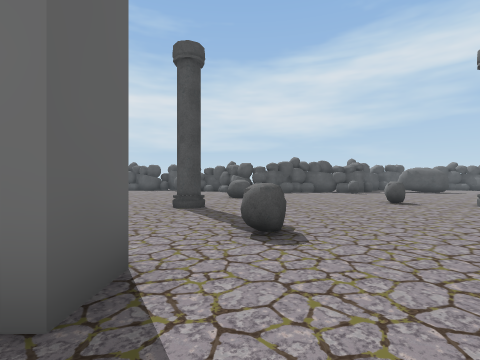
view 1 (above)

17 first-person views from a walk through a 3-D level made in the Unity game engine. The camera is 1.5 m above the floor, looks level and sees 85° across. The floor is counted in squares, 2 m on a side. Each view is taken from the middle of a square. On the plan, view 1 faces up. The plan holds only what a view shows up to about 9 squares ahead; the rest is blank. The place goes on beyond the plan. The player is left out.

view 2
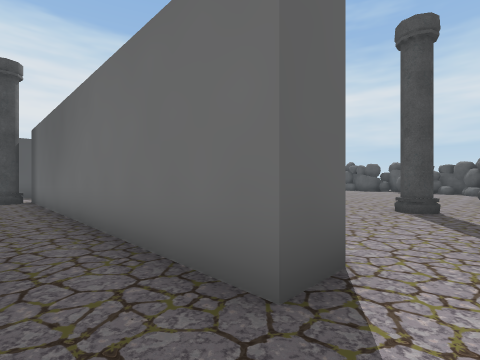

view 3
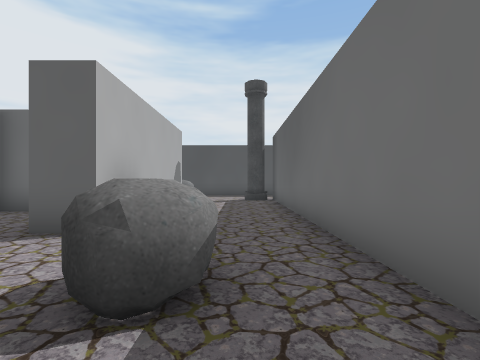

view 4
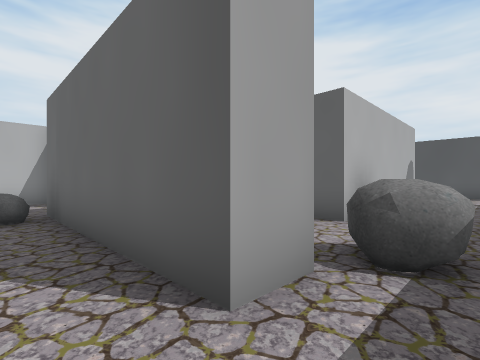

view 5
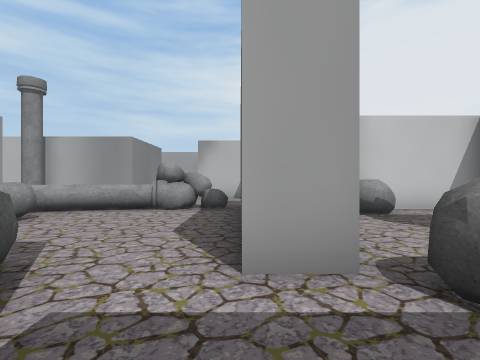

view 6
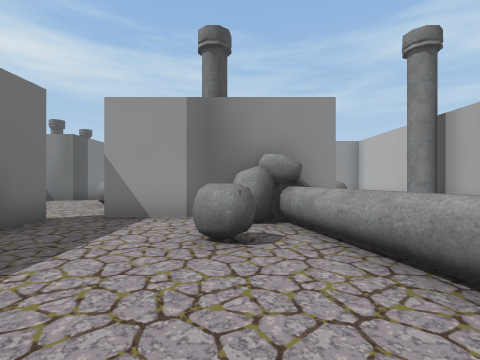

view 7
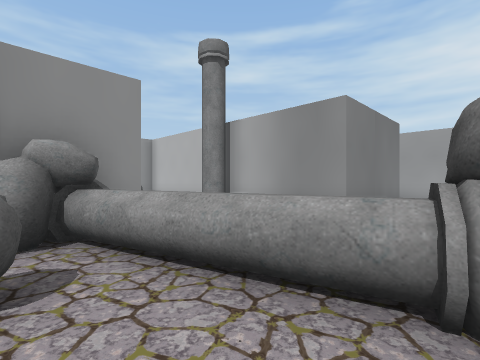

view 8
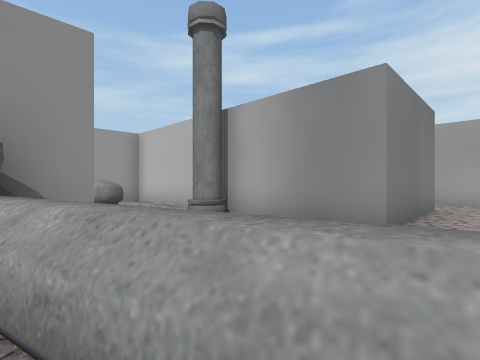

view 9
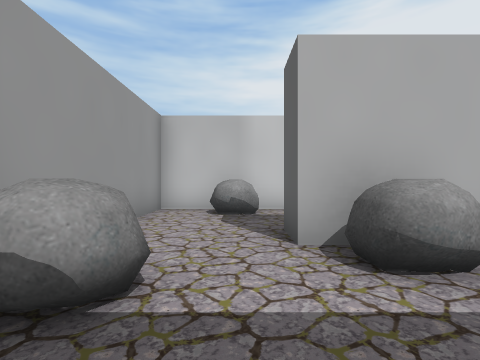

view 10
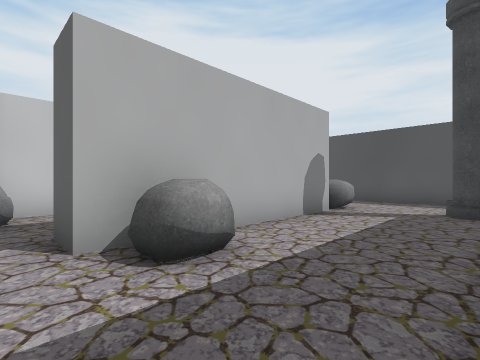

view 11
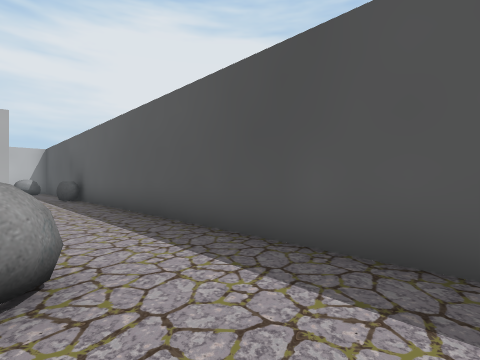

view 12
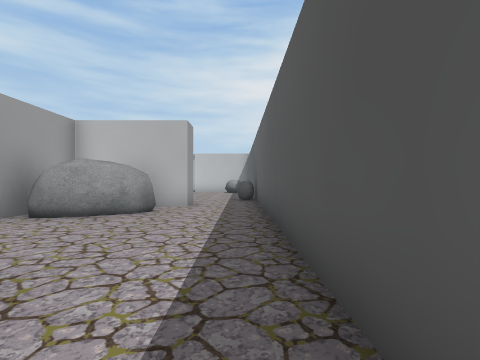

view 13
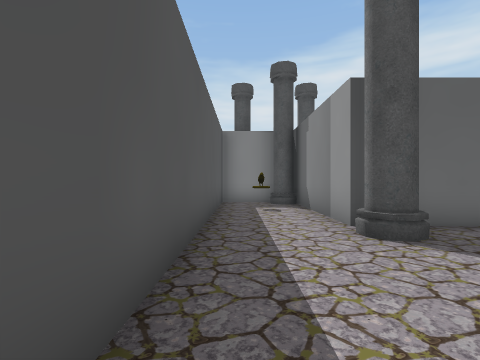

view 14
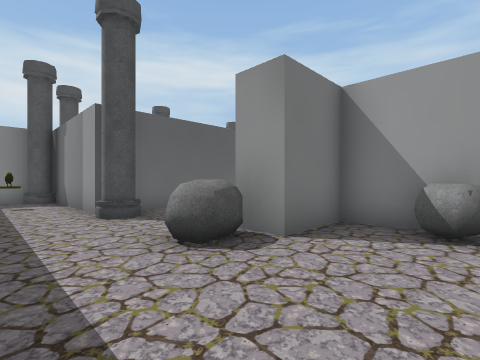

view 15
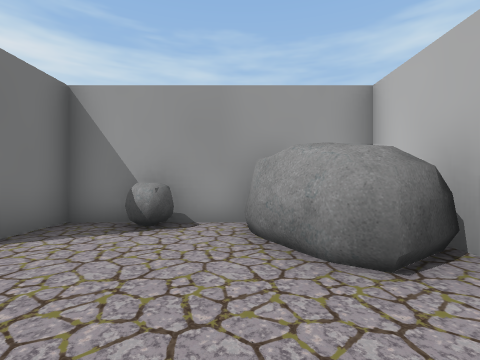

view 16
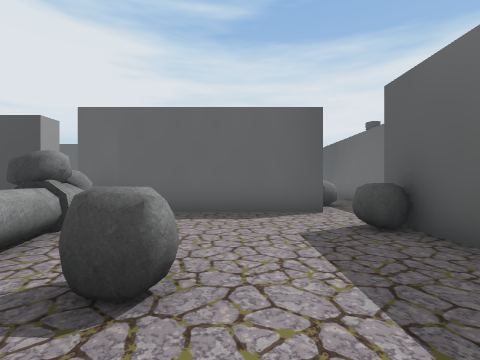

view 17
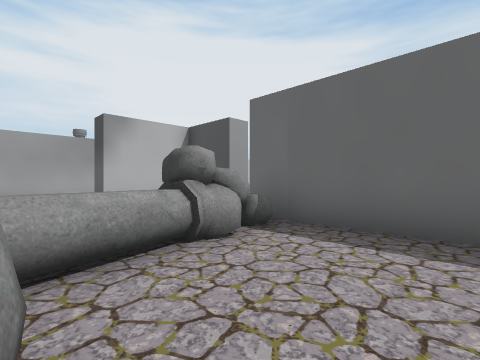

### Floor plan
Points are (right, up) in squares from view 1. A wall is a line through its corners. A room is listed if a view was taken in it or the views show most of it. See-through windows are left out.
Room 1 (views 1, 2, 3, 4, 5, 6, 7, 8, 9, 10, 16, 17)
walls: (5.3, -3.6) (5.3, -1.2); (2.2, -0.4) (0.2, -0.4); (-2, -3.6) (-2, -1.1) (-1, -1.1) (-1, -6.7); (4.9, -0.4) (3.9, -0.4); (-1.7, -8.6) (-1.7, -9.2); (-1, 1.3) (-11.2, 1.3); (3.2, -10.5) (3.2, -9.1) (10.6, -9.1); (-1.6, -10.1) (0.8, -10.1) (0.8, -10.5); (11.3, -8.5) (11.3, -7.6); (-10.1, -2) (-4.7, -2) (-4.7, -3); (-10.7, 1) (-10.6, 0.5)
low walls: (1.4, -5.6) (4.4, -4.7)
ways out: opening at (-10, -0.5) to room 2; opening at (-3.5, -2.5) to room 3; opening at (0, 1); opening at (5, -1)
objects: other object (-6, -1) to (-5, -1); other object (-3, -1); other object (0, -6); other object (1, -6); other object (1, -1); other object (3, -4); other object (5, -5); other object (5, -4); other object (9, -7) to (10, -7)
Room 2 (views 11, 12, 13, 14, 15)
walls: (-11.2, 1.3) (-11.2, 5.9); (-11.5, -8.3) (-10.8, -8.3); (-8.4, -7) (-8.4, -3) (-10.1, -3) (-10.1, -2); (-11.8, 5.9) (-13.6, 5.9) (-13.6, -8.6)
ways out: opening at (-10, -0.5) to room 1; opening at (-12.5, -9)
objects: other object (-11, -8) to (-9, -6); other object (-11, -2); other object (-9, -5)
Room 3 (no view inside)
walls: (-7.2, -5) (-7.2, -5.8) (-2, -5.8) (-2, -3.6)
ways out: opening at (-3.5, -2.5) to room 1
objects: other object (-4, -5)

Positions as (right, up) in squares from view 1, and headings:
1: (0, 0), facing up
2: (0, 0), facing up-left
3: (-1, 0), facing left
4: (0, 0), facing down-left
5: (-1, 1), facing down
6: (0, -4), facing right
7: (1, -4), facing down-right
8: (2, -5), facing down-right
9: (-4, 1), facing down
10: (-4, 1), facing down-left
11: (-11, 0), facing down-left
12: (-13, -1), facing down
13: (-13, -3), facing up
14: (-13, -5), facing up-right
15: (-13, -6), facing right
16: (5, -3), facing left
17: (3, -3), facing down-left
